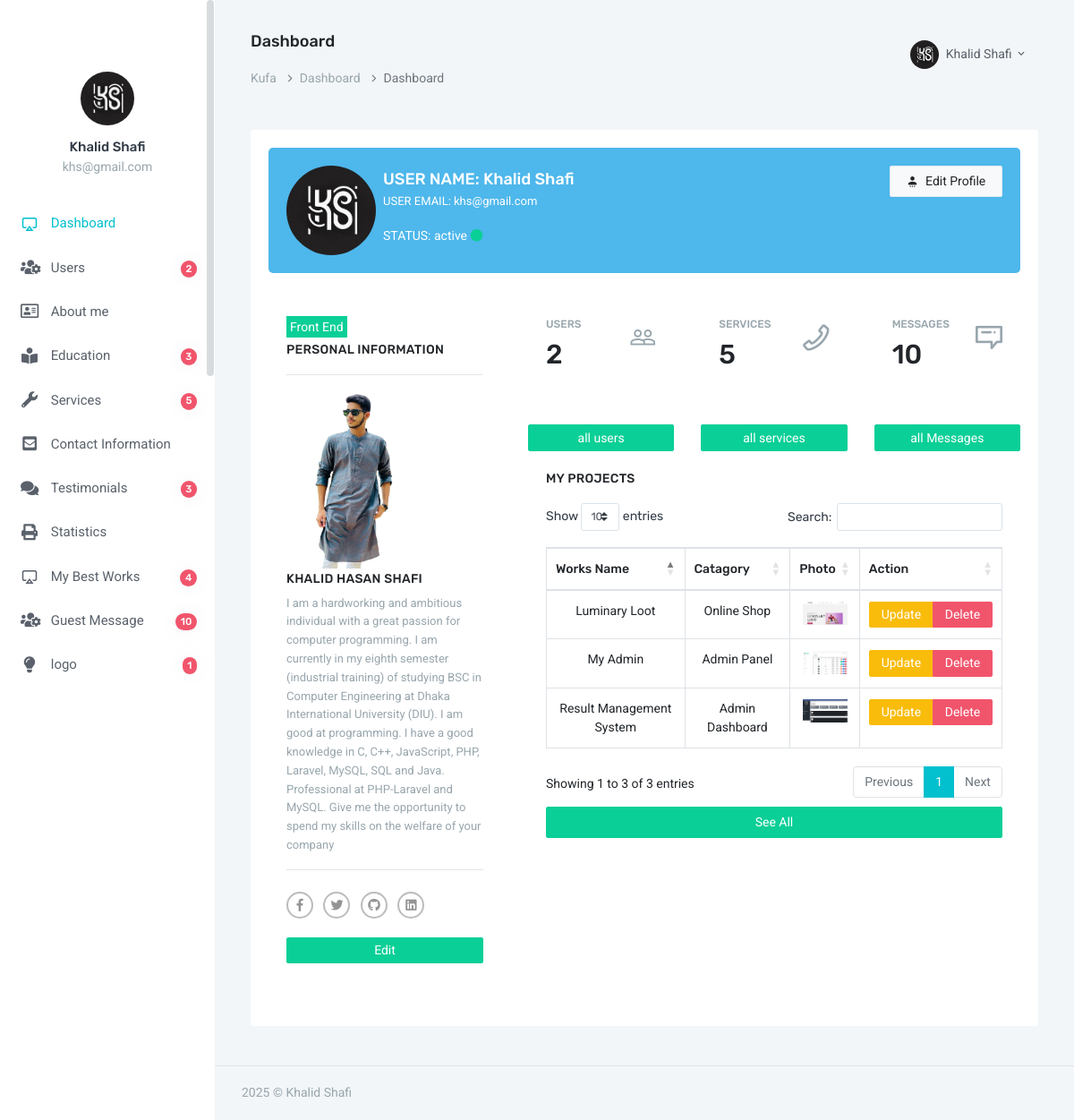
Screenshot of /admin/index.php (signed in) with the database file from the repository.
### tables this page shows
CREATE TABLE `users` (
  `id` int(3) NOT NULL,
  `fname` varchar(100) NOT NULL,
  `email` varchar(100) NOT NULL,
  `password` varchar(255) NOT NULL,
  `status` int(1) NOT NULL DEFAULT 1,
  `photo` varchar(100) NOT NULL DEFAULT 'default.png'
);

CREATE TABLE `about_me` (
  `id` int(2) NOT NULL,
  `name` varchar(100) NOT NULL,
  `intro` varchar(300) NOT NULL,
  `details` text NOT NULL,
  `fb_link` varchar(100) NOT NULL,
  `twitter_link` varchar(100) NOT NULL,
  `linkedin_link` varchar(100) NOT NULL,
  `github_link` varchar(100) NOT NULL,
  `photo` varchar(120) NOT NULL
);

CREATE TABLE `my_best_works` (
  `id` int(2) NOT NULL,
  `works_name` varchar(100) NOT NULL,
  `catagory` varchar(100) NOT NULL,
  `photo` varchar(110) NOT NULL DEFAULT 'default.jpg'
);

### admin/index.php (the view, shortened to what the rows shown need)
<?php
require_once "header.php";
require_once "db.php";
$email = $_SESSION['user_email'];
$query = "SELECT * FROM users WHERE email='$email'";
$result = $dbcon -> query($query);
$row = $result -> fetch_assoc();
$about_me = $dbcon->query("SELECT * FROM about_me");
$result = $about_me -> fetch_assoc();
$all_works = $dbcon->query("SELECT * FROM my_best_works ORDER BY id DESC LIMIT 3");
?>
    <div class="row">
                            <div class="col-sm-12">
                                <div class="profile-user-box card-box bg-info">
                                    <div class="row text-dark">
                                        <div class="col-sm-6">
                                            <span class="float-left mr-2"><img src="image/users/<?=$row['photo']?>" alt="profile_photo" width='100' class="avatar-xl rounded-circle"></span>
                                            <div class="media-body text-white">
                                                <h4 class="mt-1 mb-1 text-white font-18">USER NAME: <?=$row['fname']?></h4>
                                                <p class="font-13">USER EMAIL: <?=$row['email']?></p>
                                                <p class="mb-0">STATUS: active <i class="fa fa-circle text-success"></i></p>
                                            </div>
                                        </div>
                                    </div>
                                </div>
                            </div>
                        </div>
                        <div class="row">
                            <div class="col-xl-4">
                                <div class="card-box">
                                    <span class="bg-success p-1 text-white mb-1">Front End</span>
                                    <h4 class="header-title mt-1">Personal Information</h4>
                                    <hr>
                                    <img  src="image/profile/<?=$result['photo']?>" style="width: 150px;" >
                                    <h5 class="header-title mt-1"><?=$result['name']?></h5>
                                    <div class="panel-body">
                                        <p class="text-muted font-13"><?=$result['details']?></p>
                                        <hr/>
                                        <ul class="social-links list-inline mt-4 mb-0 mx-auto">
                                            <li class="list-inline-item">
                                            </li>
                                            <li class="list-inline-item">
                                            </li>
                                            <li class="list-inline-item">
                                            </li>
                                            <li class="list-inline-item">
                                            </li>
                                        </ul>
                                    </div>
                                    <br>
                                    <a class="btn btn-sm btn-block btn-success" href="about_me.php">Edit</a>
                                </div>
                              </div>
                            <div class="col-xl-8">
                                <div class="row">
                                    <div class="col-sm-4">
                                        <div class="card-box tilebox-one">
                                            <h2 class="" data-plugin="counterup">
                                              <?php
                                              $result = $dbcon->query("SELECT COUNT(*) AS total_users FROM users");
                                              $row = $result->fetch_assoc();
                                              echo $row['total_users'];
                                              ?>
                                          </h2>
                                        </div>
                                    </div>
                                    <div class="col-sm-4">
                                        <div class="card-box tilebox-one">
                                            <h2 class=""><span data-plugin="counterup">
                                              <?php
                                              $result = $dbcon->query("SELECT COUNT(*) AS total_services FROM services");
                                              $row = $result->fetch_assoc();
                                              echo $row['total_services'];
                                              ?>
                                              </span></h2>
                                        </div>
                                    </div>
                                    <div class="col-sm-4">
                                        <div class="card-box tilebox-one">
                                            <h2 class="" data-plugin="counterup">
                                              <?php
                                              $result = $dbcon->query("SELECT COUNT(*) AS total_messages FROM guest_messages");
                                              $row = $result->fetch_assoc();
                                              echo $row['total_messages'];
                                              ?>
                                              </h2>
                                        </div>
                                    </div>
                                </div>
                                <div class="card-box">
                                    <table id="example" class="table table-bordered text-center">
                                          <thead>
                                            <tr>
                                              <th>Works Name</th>
                                              <th>Catagory</th>
                                              <th>Photo</th>
                                              <th>Action</th>
                                            </tr>
                                          </thead>
                                          <tbody>
                                          <?php foreach ($all_works as $result) {
                                           ?>
                                            <tr>
                                              <td><?=$result['works_name']?></td>
                                              <td><?=$result['catagory']?></td>
                                              <td><img src="image/my_best_works/<?=$result['photo']?>" alt="" style="width: 50px;"></td>
                                              <td>
                                                <div class="btn-group">
                                                  <a class="btn btn-sm btn-warning" href="best_works_update.php?id=<?=base64_encode($result['id'])?>">Update</a>
                                                  <a class="btn btn-sm btn-danger" href="best_works_delete.php?id=<?=base64_encode($result['id'])?>">Delete</a>
                                                </div>
                                              </td>
                                            </tr>
                                          <?php } ?>
                                          </tbody>
                                        </table>
                            </div>
                        </div>
<?php
    require_once "footer.php";
?>

### admin/header.php (shortened to what the rows shown need)
<?php require_once "db.php"; ?>
<!doctype html>
<html lang="en">
<head>
        <link rel="stylesheet" href="https://cdnjs.cloudflare.com/ajax/libs/twitter-bootstrap/4.1.3/css/bootstrap.css">
        <link rel="stylesheet" href="https://cdn.datatables.net/1.10.20/css/dataTables.bootstrap4.min.css">
        <link href="assets/css/bootstrap.min.css" rel="stylesheet" type="text/css" />
        <link href="assets/css/icons.css" rel="stylesheet" type="text/css" />
        <link rel="stylesheet" href="../front_end_assets/css/fontawesome-all.min.css">
        <link href="assets/css/metismenu.min.css" rel="stylesheet" type="text/css" />
        <link href="assets/css/style.css" rel="stylesheet" type="text/css" />
    </head>
    <body>
        <div id="wrapper">
            <div class="left side-menu">
                <div class="slimscroll-menu" id="remove-scroll">
                    <div class="user-box">
                        <div class="user-img">
                <?php
                    $email_for_photo = $_SESSION['user_email'];
                    $query_for_photo = $dbcon->query( "SELECT photo FROM users WHERE email='$email_for_photo'");
                    $photo_from_db   = $query_for_photo -> fetch_assoc();
                 ?>
                            <img src="image/users/<?=$photo_from_db['photo']?>" alt="user-img" title="Mat Helme" class="rounded-circle img-fluid">
                        </div>
                    </div>
                </div>
            </div>
            <div class="content-page">
                <div class="topbar">
                    <nav class="navbar-custom">
                        <ul class="list-unstyled topbar-right-menu float-right mb-0">
                            <li class="dropdown notification-list">
                                <a class="nav-link dropdown-toggle nav-user" data-toggle="dropdown" href="#" role="button"
                                   aria-haspopup="false" aria-expanded="false">
                                    <img src="image/users/<?=$photo_from_db['photo']?>" alt="user" class="rounded-circle"> <span class="ml-1"><?=$_SESSION['user_name']?> <i class="mdi mdi-chevron-down"></i> </span>
                                </a>
                            </li>
                        </ul>
                    </nav>
                </div>
                <div class="content">
                    <div class="container-fluid">
                        <div class="row">
                            <div class="col-12">
                                <div class="card-box">

### rows the page displays
users: photo (picture), fname "Khalid Shafi", email "khs@gmail.com"
about_me: photo (picture), name "KHALID HASAN SHAFI", details "I am a hardworking and ambitious individual with a great passion for computer programming. I am currently in my eighth semester (industrial training) of studying BSC in Computer Engineering at Dhaka International University (DIU). I am good at programming. I have a good knowledge in C, C++, JavaScript, PHP, Laravel, MySQL, SQL and Java. Professional at PHP-Laravel and MySQL. Give me the opportunity to spend my skills on the welfare of your company"
my_best_works: works_name "My Admin", catagory "Admin Panel", photo (picture)
my_best_works: works_name "Luminary Loot", catagory "Online Shop", photo (picture)
my_best_works: works_name "Result Management System", catagory "Admin Dashboard", photo (picture)

### other values shown
$_SESSION['user_name'] "Khalid Shafi"
$_SESSION['user_email'] "khs@gmail.com"
$row['total_users'] "2"
$education_row['total_field'] "3"
$services_row['total_field'] "5"
$testimonial_row['total_field'] "3"
$best_works_row['total_field'] "4"
$guest_message_row['total_field'] "10"
$logo_row['total_field'] "1"
$title "Dashboard"
$row['total_services'] "5"
$row['total_messages'] "10"
